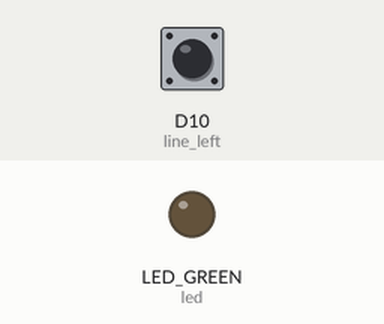
This program was run on a simulated CircuitPython board. On the bench: output pins drawn as LEDs (lit = HIGH). The test bench sets the inputs (shaded band); at power-on: D10 (line_left) LOW.

Above: at 1.2 s.
1.3 s: D10 (line_left) pulled HIGH for 0.15 s
At 1.37 s:
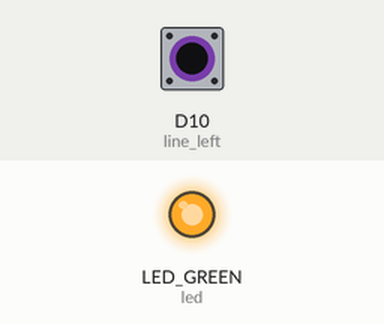
2.9 s: D10 (line_left) pulled HIGH for 3.2 s
At 6.4 s:
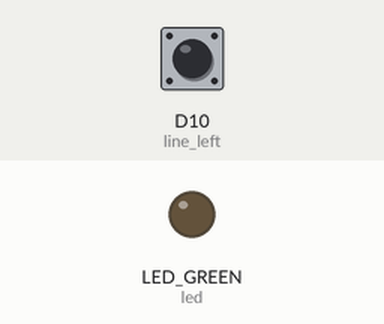
Timing chart, 0 to 7.9 s (numbered marks = the images above; inputs shaded):
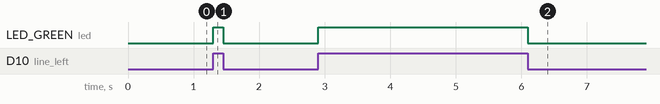

Measured:
- after the input at 1.3 s, LED_GREEN (led): LOW → HIGH at once, → LOW 0.15 s later
- after the input at 2.9 s, LED_GREEN (led): LOW → HIGH at once, → LOW 3.2 s later

The program:

2_one_line_sensor.py
```python
import board
from digitalio import DigitalInOut, Direction, Pull
import time

led = DigitalInOut(board.LED_GREEN)
led.direction = Direction.OUTPUT
line_left = DigitalInOut(board.D10)

while True:
    led.value = line_left.value
```
